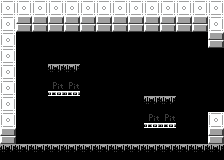

Below is a game level as drawn by its tile map, then a one-line description and the .tmx file that defines it, in full:
An orthogonal 14x10 tile map with 16x16 px tiles, 1 tile layer (Tile Layer 1).

<map version="1.9" tiledversion="1.9.0" orientation="orthogonal" renderorder="right-down" width="14" height="10" tilewidth="16" tileheight="16" infinite="0" nextlayerid="2" nextobjectid="1">
 <tileset firstgid="1" source="../room_tileset.tsx" />
 <layer id="1" name="Tile Layer 1" width="14" height="10">
  <data encoding="csv">
4,4,4,4,4,4,4,4,4,4,4,4,4,4,
4,3,3,3,3,3,3,3,3,3,3,3,3,4,
4,1,1,1,1,1,1,1,1,1,1,1,1,3,
4,1,1,1,1,1,1,1,1,1,1,1,1,1,
4,1,1,5,5,1,1,1,1,1,1,1,1,1,
4,1,1,6,6,1,1,1,1,1,1,1,1,1,
4,1,1,1,1,1,1,1,1,5,5,1,1,1,
4,1,1,1,1,1,1,1,1,6,6,1,1,4,
3,1,1,1,1,1,1,1,1,1,1,1,1,3,
5,5,5,5,5,5,5,5,5,5,5,5,5,5
</data>
 </layer>
</map>
